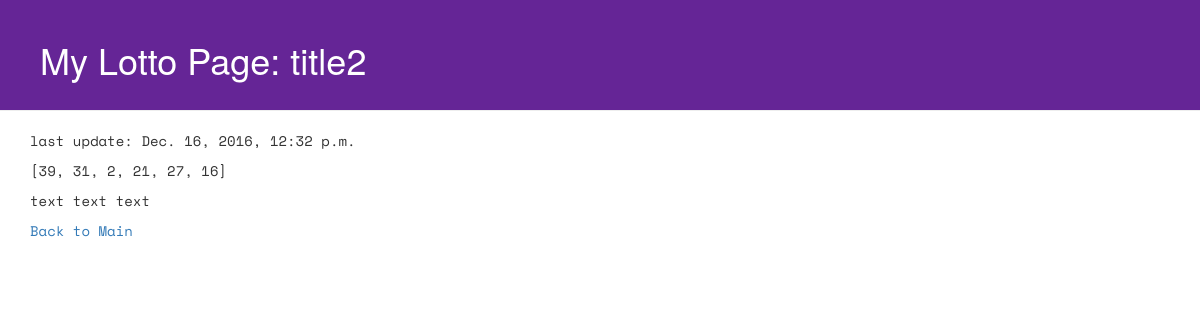
The page /lotto/4/ on the database its author committed.
### lotto/models.py (models this page shows, shortened)
class Post(models.Model):
    author = models.ForeignKey('auth.User')
    title = models.CharField(max_length=256)
    text = models.TextField()
    bonus = models.CharField(max_length=24)
    update_date = models.DateTimeField(default = timezone.now)

### lotto/views.py (the view)
# urls.py: url(r'^lotto/(?P<pk>[0-9]+)/$', views.detail, name='lotto_detail'),
def detail(request, pk):
    post = get_object_or_404(Post, pk=pk)
    return render(request, 'lotto/detail.html', {'post': post})

### lotto/templates/lotto/detail.html (shortened to what this page needs)
<!DOCTYPE html>
{% load staticfiles %}
<html lang="ko">
<head>
  <link rel="stylesheet" href="//maxcdn.bootstrapcdn.com/bootstrap/3.2.0/css/bootstrap.min.css">
  <link rel="stylesheet" href="//maxcdn.bootstrapcdn.com/bootstrap/3.2.0/css/bootstrap-theme.min.css">
  <link rel="stylesheet" href="{% static 'css/blog.css' %}">
</head>
<body>
  <div class="page-header">
  <h1>My Lotto Page: {{post.title}}</h1>
  </div>
  <div class="container">
    <p> last update: {{post.update_date}} </p>
    <p> {{post.bonus}} </p>
    <p> {{post.text}} </p>
    <p><a href="{% url 'lotto_index' %}">Back to Main</p>
  </div>
</body>
</html>

### lotto/static/css/blog.css (style rules this page uses)
.page-header { background-color: #652596; margin-top: 0; padding: 20px 20px 20px 40px; }
.page-header h1 { color: #FFFFFF; }
.container { padding-left: 15px; font-family: 'Space Mono', monospace; }

### rows shown on the page
Post: title "title2", update_date "Dec. 16, 2016, 12:32 p.m.", bonus "[39, 31, 2, 21, 27, 16]", text "text text text"
